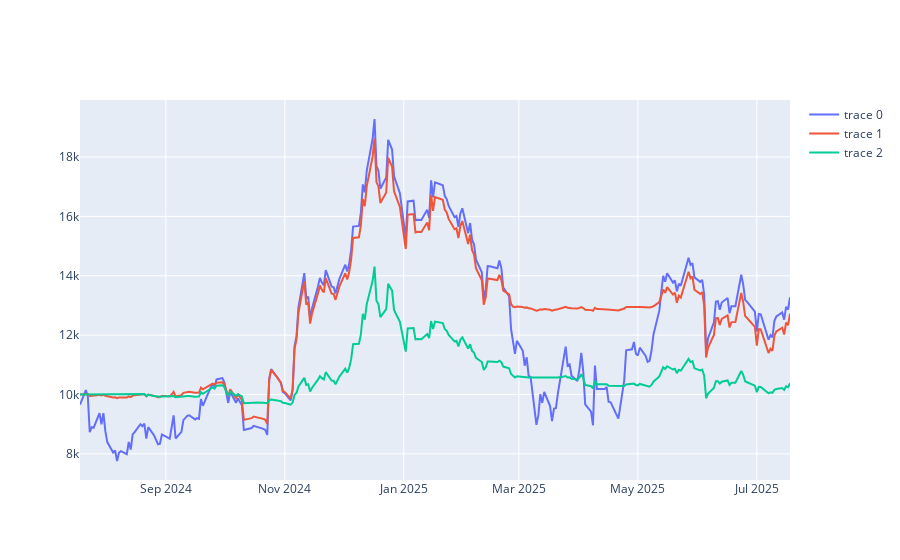

The cell this chart's notebook holds for it:
### Code cell
portfolio_fig.add_trace(
    go.Scatter(
        x = stock_data.index,
        y = value_of_portfolio
    )
)

portfolio_fig.show()

### Figure 1 — Plotly figure (JSON) as saved in the notebook; plotly's stock layout.template omitted (floating-point values rounded to 4 significant figures; data arrays with more than 128 entries replaced by an {"elided": "..."} marker saying what was removed)
{"data": [{"type": "scatter", "x": {"elided": "250 str values"}, "y": {"elided": "250 float values"}}, {"type": "scatter", "x": {"elided": "250 str values"}, "y": {"elided": "250 float values"}}, {"type": "scatter", "x": {"elided": "250 str values"}, "y": {"elided": "250 float values"}}], "layout": {}}
